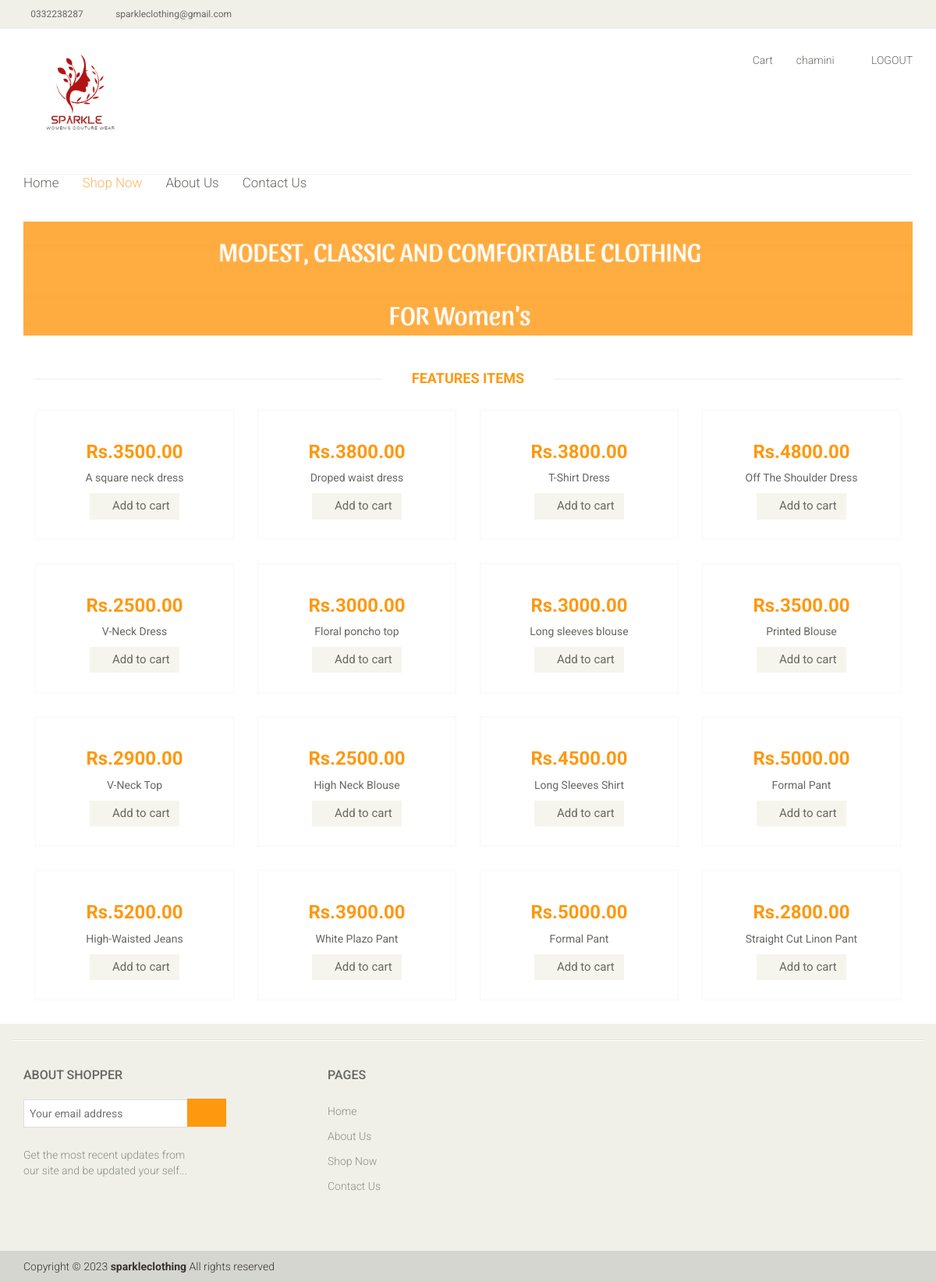
Screenshot of /cloth_list.php (signed in) with the database file from the repository.
### tables this page shows
CREATE TABLE `user` (
  `iduser` int(11) NOT NULL,
  `full_name` varchar(255) DEFAULT NULL,
  `User_name` varchar(45) NOT NULL,
  `Password` varchar(45) NOT NULL,
  `Address` varchar(45) NOT NULL,
  `Contact_no` varchar(45) NOT NULL,
  `email` varchar(45) NOT NULL,
  `image` varchar(255) DEFAULT NULL
);

CREATE TABLE `product` (
  `idproduct` int(11) NOT NULL,
  `product_name` varchar(255) DEFAULT NULL,
  `product_price` varchar(255) DEFAULT NULL,
  `product_description` varchar(500) DEFAULT NULL,
  `image` varchar(500) DEFAULT NULL,
  `qty` int(45) DEFAULT NULL,
  `Category_idCategory` int(11) DEFAULT NULL
);

### cloth_list.php (the view, shortened to what this page needs)
<!DOCTYPE html>
<html lang="en">
<head>
    <link href="css/bootstrap.min.css" rel="stylesheet">
    <link href="css/font-awesome.min.css" rel="stylesheet">
    <link href="css/prettyPhoto.css" rel="stylesheet">
    <link href="css/price-range.css" rel="stylesheet">
    <link href="css/animate.css" rel="stylesheet">
	<link href="css/main.css" rel="stylesheet">
	<link href="css/responsive.css" rel="stylesheet">
  <?php include("includes/DB.php");
  $ss = 0;
  if (isset($_SESSION['iduser'])) {
    $ss = $_SESSION['iduser'];
  }
  ?>
</head>
<body>
	<header id="header">
		<div class="header_top">
			<div class="container">
				<div class="row">
					<div class="col-sm-6">
						<div class="contactinfo">
							<ul class="nav nav-pills">
							  <li><a href="#"><em class="fa fa-phone"></em>0332238287</a></li>
							  <li><a href="#"><em class="fa fa-envelope"></em>sparkleclothing@gmail.com</a></li>
							</ul>
						</div>
					</div>
					<div class="col-sm-6">
						<div class="social-icons pull-right">
							<ul class="nav navbar-nav">
								<li><a href="#"><i class="fa fa-facebook"></i></a></li>
								<li><a href="#"><i class="fa fa-twitter"></i></a></li>
								<li><a href="#"><i class="fa fa-linkedin"></i></a></li>
								<li><a href="#"><i class="fa fa-dribbble"></i></a></li>
								<li><a href="#"><i class="fa fa-google-plus"></i></a></li>
							</ul>
						</div>
					</div>
				</div>
			</div>
		</div>
		<div class="header-middle">
			<div class="container">
				<div class="row">
					<div class="col-sm-4">
						<div class="logo pull-left">
							<a href="index.php"><img src="images/home/logo.png" height="30%" width="40%"></a>
						</div>
					</div>
          <?php
            $fname = "";
            $result = mysqli_query($conn, "SELECT * FROM user WHERE iduser='$ss' ");
            while ($row = mysqli_fetch_array($result)) {
              $fname = $row['full_name'];
            }
          ?>
          <div class="col-sm-8">
            <div class="shop-menu pull-right">
              <ul class="nav navbar-nav">
                <li><a href="cart.php"><i class="fa fa-shopping-cart"></i> Cart</a></li>
                <li><a href="customer_profile.php"> <?php echo $fname; ?> </a></li>
                <li>
                  <?php
                      if (isset($_SESSION['iduser'])) {
                          echo '<a href="includes/logout.php"><i class="fa fa-sign-out"></i> LOGOUT </a>';
                      } else {
                          echo '<a href="login.php"><i class="fa fa-lock"></i> Login</a>';
                      }
                       ?>
                </li>
              </ul>
          </div>
        </div>
				</div>
			</div>
		</div>
		<div class="header-bottom">
			<div class="container">
				<div class="row">
					<div class="col-sm-9">
						<div class="mainmenu pull-left">
							<ul class="nav navbar-nav collapse navbar-collapse">
								<li><a href="index.php">Home</a></li>
								<li><a href="cloth_list.php" class="active">Shop Now</a></li>
								<li><a href="about_us.php">About Us</a></li>
								<li><a href="contact-us.php">Contact Us</a></li>
							</ul>
						</div>
					</div>
				</div>
			</div>
		</div>
	</header>
		<section id="advertisement">
		<div class="container">
			<img src="images/shop/banner.jpg" alt="" />
		</div>
	</section>
	<section>
		<div class="container">
			<div class="row">
				<div class="col-sm-12 ">
					<div class="features_items">
						<h2 class="title text-center">Features Items</h2>
            <?php
                $path = "admin/includes/uploads/";
                $result = mysqli_query($conn, "SELECT * FROM product WHERE Category_idCategory = '1' ");
                while ($row= mysqli_fetch_array($result)) {
                    $id=$row['idproduct'];
                    $name=$row['product_name'];
                    $price=$row['product_price'];
                    $desc = $row['product_description'];
                    $image = $row['image'];
                    $qua = 1;
                    if (isset($_SESSION['iduser'])) {
                      echo '
                      <div class="col-sm-3">
                      <div class="product-image-wrapper">
                      <div class="single-products">
                          <div class="productinfo text-center">
                            <img src="'.$path.''.$image.' " alt="" />
                            <h2>Rs.'.$price.'.00</h2>
                            <p>'.$name.'</p>
                            <form action="includes/add_to_cart.php" method="post">
                            <input type="hidden" name="id_product" value="'.$id.'"/>
                            <input type="hidden" name="item_name" value="'.$name.' "/>
                            <input type="hidden" name="price" value="'.$price.' "/>
                            <input type="hidden" name="qty" value="'.$qua.' "/>
                            <inout type="hidden" name="image" value"'.$image.' "/>
                            <input type="hidden" name="path" value="'.$path.' "/>
                             <button type="submit" class="btn btn-default add-to-cart"><i class="fa fa-shopping-cart"></i>Add to cart</button>
                            </form>
                          </div>
                          <div class="product-overlay">
                            <div class="overlay-content">
                              <h2>'.$desc.'</h2>
                              <h2>Rs.'.$price.'.00</h2>
                              <p>'.$name.'</p>
                              <form action="includes/add_to_cart.php" method="post">
                              <input type="hidden" name="id_product" value="'.$id.'"/>
                              <input type="hidden" name="item_name" value="'.$name.' "/>
                              <input type="hidden" name="price" value="'.$price.' "/>
                              <input type="hidden" name="qty" value="'.$qua.' "/>
                              <inout type="hidden" name="image" value"'.$image.' "/>
                              <input type="hidden" name="path" value="'.$path.' "/>
                               <button type="submit" class="btn btn-default add-to-cart"><i class="fa fa-shopping-cart"></i>Add to cart</button>
                               </form>
                              </div>
                            </div>
                          </div>
                          </div>
                        </div>';
                    }
                }
              ?>
              <?php
                  $path = "admin/includes/uploads/";
                  $result = mysqli_query($conn, "SELECT * FROM product WHERE Category_idCategory = '2' ");
                  while ($row= mysqli_fetch_array($result)) {
                      $id=$row['idproduct'];
                      $name=$row['product_name'];
                      $price=$row['product_price'];
                      $desc = $row['product_description'];
                      $image = $row['image'];
                      if (isset($_SESSION['iduser'])) {
                        echo '
                        <div class="col-sm-3">
                        <div class="product-image-wrapper">
                        <div class="single-products">
                            <div class="productinfo text-center">
                              <img src=" '.$path.''.$image.' " alt="" />
                              <h2>Rs.'.$price.'.00</h2>
                              <p>'.$name.'</p>
                              <form action="includes/add_to_cart.php" method="post">
                              <input type="hidden" name="id_product" value="'.$id.'"/>
                              <input type="hidden" name="item_name" value="'.$name.' "/>
                              <input type="hidden" name="price" value="'.$price.' "/>
                              <input type="hidden" name="qty" value="'.$qua.' "/>
                              <inout type="hidden" name="image" value"'.$image.' "/>
                              <input type="hidden" name="path" value="'.$path.' "/>
                               <button type="submit" class="btn btn-default add-to-cart"><i class="fa fa-shopping-cart"></i>Add to cart</button>
                              </form>
                            </div>
                            <div class="product-overlay">
                              <div class="overlay-content">
                                <h2>'.$desc.'</h2>
                                <h2>Rs.'.$price.'.00</h2>
                                <p>'.$name.'</p>
                                <form action="includes/add_to_cart.php" method="post">
                                <input type="hidden" name="id_product" value="'.$id.'"/>
                                <input type="hidden" name="item_name" value="'.$name.' "/>
                                <input type="hidden" name="price" value="'.$price.' "/>
                                <input type="hidden" name="qty" value="'.$qua.' "/>
                                <inout type="hidden" name="image" value"'.$image.' "/>
                                <input type="hidden" name="path" value="'.$path.' "/>
                                 <button type="submit" class="btn btn-default add-to-cart"><i class="fa fa-shopping-cart"></i>Add to cart</button>
                                 </form>
                                </div>
                              </div>
                            </div>
                            </div>
                          </div>';
                      }
                  }
                ?>
                <?php
                    $path = "admin/includes/uploads/";
                    $result = mysqli_query($conn, "SELECT * FROM product WHERE Category_idCategory = '3' ");
                    while ($row= mysqli_fetch_array($result)) {
                        $id=$row['idproduct'];
                        $name=$row['product_name'];
                        $price=$row['product_price'];
                        $desc = $row['product_description'];
                        $image = $row['image'];
                        if (isset($_SESSION['iduser'])) {
                          echo '
                          <div class="col-sm-3">
                          <div class="product-image-wrapper">
                          <div class="single-products">
                              <div class="productinfo text-center">
                                <img src=" '.$path.''.$image.' " alt="" />
                                <h2>Rs.'.$price.'.00</h2>
                                <p>'.$name.'</p>
                                <form action="includes/add_to_cart.php" method="post">
                                <input type="hidden" name="id_product" value="'.$id.'"/>
                                <input type="hidden" name="item_name" value="'.$name.' "/>
                                <input type="hidden" name="price" value="'.$price.' "/>
                                <input type="hidden" name="qty" value="'.$qua.' "/>
                                <inout type="hidden" name="image" value"'.$image.' "/>
                                <input type="hidden" name="path" value="'.$path.' "/>
                                 <button type="submit" class="btn btn-default add-to-cart"><i class="fa fa-shopping-cart"></i>Add to cart</button>
                                </form>
                              </div>
                              <div class="product-overlay">
                                <div class="overlay-content">
                                  <h2>'.$desc.'</h2>
                                  <h2>Rs.'.$price.'.00</h2>
                                  <p>'.$name.'</p>
                                  <form action="includes/add_to_cart.php" method="post">
                                  <input type="hidden" name="id_product" value="'.$id.'"/>
                                  <input type="hidden" name="item_name" value="'.$name.' "/>
                                  <input type="hidden" name="price" value="'.$price.' "/>
                                  <input type="hidden" name="qty" value="'.$qua.' "/>
                                  <inout type="hidden" name="image" value"'.$image.' "/>
                                  <input type="hidden" name="path" value="'.$path.' "/>
                                   </form>
                                  </div>
                                </div>
                              </div>
                              </div>
                            </div>';
                        }
                    }
                  ?>
					</div>
				</div>
			</div>
		</div>
	</section>
	<footer id="footer">
		<div class="footer-top">
			<div class="container"> </div>
		</div>
		<div class="footer-widget">
			<div class="container">
				<div class="row">
					<div class="col-sm-4">
						<div class="single-widget">
							<h2>About Shopper</h2>
							<form action="#" class="searchform">
								<input type="text" placeholder="Your email address" />
								<button type="submit" class="btn btn-default"><i class="fa fa-arrow-circle-o-right"></i></button>
								<p>Get the most recent updates from <br />our site and be updated your self...</p>
							</form>
						</div>
					</div>
					<div class="col-sm-4 ">
						<div class="single-widget">
							<h2>Pages</h2>
							<ul class="nav nav-pills nav-stacked">
								<li><a href="index.php">Home</a></li>
								<li><a href="about_us.php">About Us</a></li>
								<li><a href="cloth_list.php">Shop Now</a></li>
								<li><a href="contact_us.php">Contact Us</a></li>
							</ul>
						</div>
					</div>
				</div>
			</div>
		</div>
		<div class="footer-bottom">
			<div class="container">
				<div class="row">
					<p class="pull-left">Copyright © 2023 <strong>sparkleclothing</strong> All rights reserved</p>
				</div>
			</div>
		</div>
	</footer>
</body>
</html>

### rows the page displays
user: full_name "chamini"
product: product_price "3500", product_name "A square neck dress"
product: product_price "3800", product_name "Droped waist dress"
product: product_price "3800", product_name "T-Shirt Dress"
product: product_price "4800", product_name "Off The Shoulder Dress"
product: product_price "2500", product_name "V-Neck Dress"
product: product_price "3000", product_name "Floral poncho top"
product: product_price "3000", product_name "Long sleeves blouse"
product: product_price "3500", product_name "Printed Blouse"
product: product_price "2900", product_name "V-Neck Top"
product: product_price "2500", product_name "High Neck Blouse"
product: product_price "4500", product_name "Long Sleeves Shirt"
product: product_price "5000", product_name "Formal Pant"
product: product_price "5200", product_name "High-Waisted Jeans"
product: product_price "3900", product_name "White Plazo Pant"
product: product_price "5000", product_name "Formal Pant"
product: product_price "2800", product_name "Straight Cut Linon Pant"
